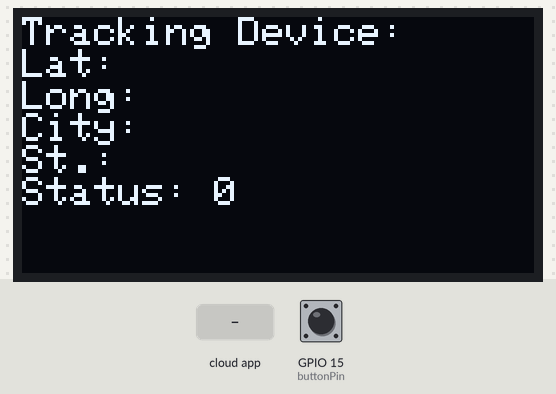
Simulated run of this sketch. Board: ESP32. On the bench: 128×64 one-colour display. The inputs (shaded band) are chosen by the test bench; at power-on: GPIO 15 (buttonPin) HIGH. WiFi joins after 1.5 s; servers stay silent unless stated; the Firebase database answers and starts empty; what the sketch prints to the serial monitor is not drawn.

Above: at 3.7 s.
3.8 s: the phone or cloud app sets latitude to 0
At 5.8 s:
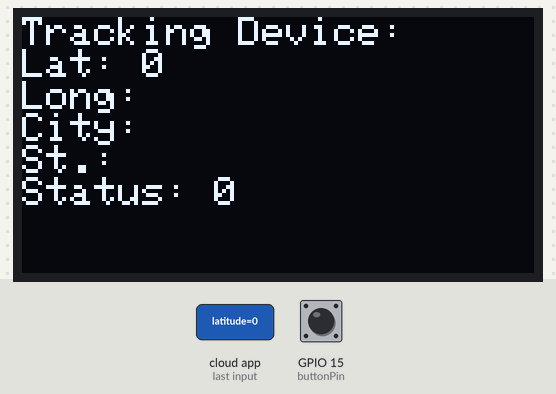
6.1 s: the phone or cloud app sets longitude to 0
At 8.3 s:
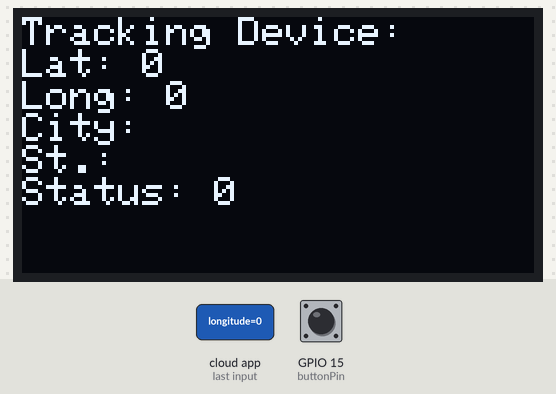
9.2 s: the phone or cloud app sets city to 0
At 11.8 s:
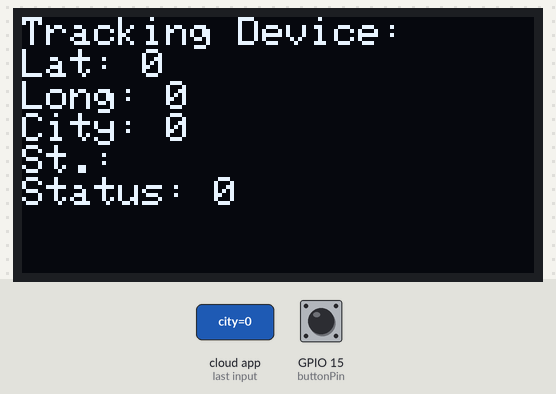
12.2 s: the phone or cloud app sets street to 0
At 15.0 s:
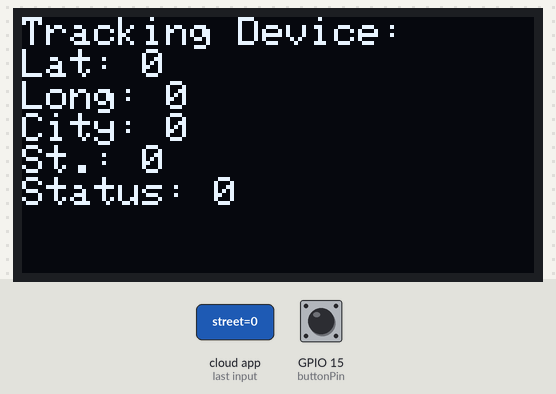
15.3 s: the phone or cloud app sets connected to 1
At 16.4 s:
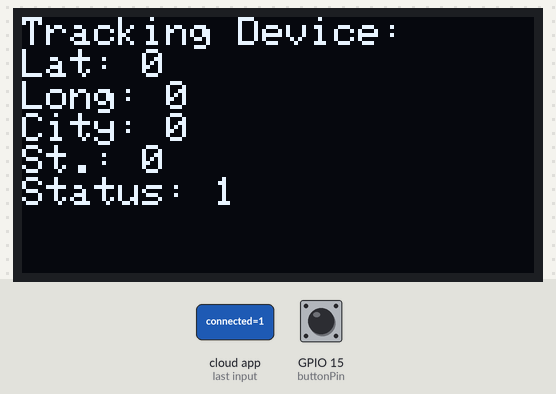
16.8 s: the phone or cloud app sets latitude to 1
At 19.8 s:
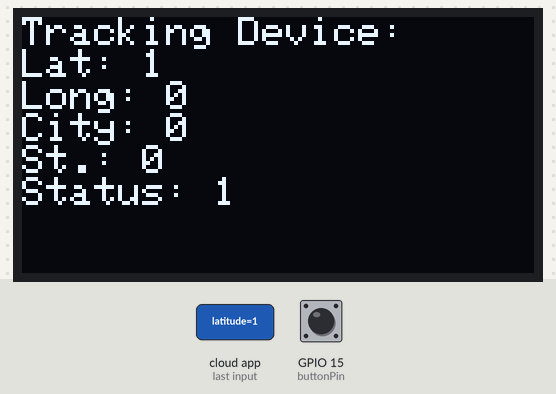
Timing chart, 0 to 20.9 s (numbered marks = the images above; inputs shaded):
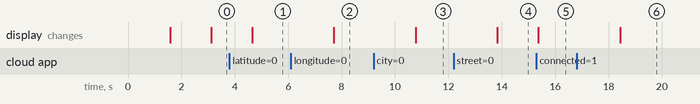

The sketch:

anti-theft-monitoring.ino
```cpp
#include <Wire.h>
#include <WiFi.h>
#include <WiFiUdp.h>
#include <FirebaseESP32.h>
#include <Adafruit_GFX.h>
#include <Adafruit_SSD1306.h>

#include <addons/TokenHelper.h>
#include <addons/RTDBHelper.h>

#define WIFI_SSID "il2wrk"
#define WIFI_PASSWORD "il2wrk2025"
#define API_KEY "AIzaSyBjhAuT0ozWZRXIEYXg3x97f6vAHJaKU5c"
#define DATABASE_URL "https://ucb-smart-irrigation-default-rtdb.firebaseio.com/"
#define USER_EMAIL "test@gmail.com"
#define USER_PASSWORD "test123"

#define SCREEN_WIDTH 128
#define SCREEN_HEIGHT 64

Adafruit_SSD1306 display(SCREEN_WIDTH, SCREEN_HEIGHT, &Wire, -1);

unsigned long prevMillis = 0;
#define buttonPin 15
#define BUZZER_PIN 16
bool buttonPressed = false;

FirebaseData fbdo;
FirebaseAuth auth;
FirebaseConfig config;

void initFirebase() {
    Serial.printf("Firebase Client v%s\n\n", FIREBASE_CLIENT_VERSION);

    config.api_key = API_KEY;
    auth.user.email = USER_EMAIL;
    auth.user.password = USER_PASSWORD;
    config.database_url = DATABASE_URL;
    config.token_status_callback = tokenStatusCallback;

    Firebase.reconnectWiFi(true);
    fbdo.setBSSLBufferSize(4096, 1024);
    Firebase.begin(&config, &auth);
    Firebase.setDoubleDigits(5);
}

void readSensor() {

  if (Firebase.ready()) {
    Serial.println("[DEBUG] pass here!");

    String latitude, longitude, city, street, connected;

    bool success = Firebase.getString(fbdo, "monitoring/latitude") &&
                   Firebase.getString(fbdo, "monitoring/longitude") &&
                   Firebase.getString(fbdo, "monitoring/city") &&
                   Firebase.getString(fbdo, "monitoring/street") &&
                   Firebase.getString(fbdo, "monitoring/connected");
    if (success) {
      Firebase.getString(fbdo, "monitoring/latitude");
      latitude = fbdo.stringData();
      Firebase.getString(fbdo, "monitoring/longitude");
      longitude = fbdo.stringData();
      Firebase.getString(fbdo, "monitoring/city");
      city = fbdo.stringData();
      Firebase.getString(fbdo, "monitoring/street");
      street = fbdo.stringData();
      Firebase.getString(fbdo, "monitoring/connected");
      connected = fbdo.stringData().toInt();

      display.clearDisplay();
      display.setCursor(0, 0);
      display.println("Tracking Device:");
      display.println("Lat: " + latitude);
      display.println("Long: " + longitude);
      display.println("City: " + city);
      display.println("St.: " + street);
      display.println("Status: " + connected);
      display.display();

      Serial.printf("Received from Firebase: Lat: %s | Long: %s | City: %s | Street: %s | Status: %s.\n",
          latitude.c_str(), longitude.c_str(), city.c_str(), street.c_str(), connected.c_str());

    } else {
      Serial.println("Failed to retrieve data from Firebase!");
      display.clearDisplay();
      display.setCursor(0, 10);
      display.println("Firebase Error!");
      display.display();
    }
  }
}


void setup() {
  Serial.begin(115200);
  Wire.begin(21, 22); // SDA, SCL for ESP32

  if (!display.begin(SSD1306_SWITCHCAPVCC, 0x3C)) {
    Serial.println(F("SSD1306 allocation failed"));
    for (;;);
  }
  display.clearDisplay();
  display.setTextSize(1);
  display.setTextColor(SSD1306_WHITE);
  display.setCursor(0, 10);
  display.println("Connecting to WiFi...");
  display.display();

  WiFi.begin(WIFI_SSID, WIFI_PASSWORD);

  if (WiFi.waitForConnectResult() != WL_CONNECTED) {
    Serial.println("WiFi connection failed!");
    return;
  }
  Serial.printf("WiFi Connected | IP: %s\n", WiFi.localIP().toString().c_str());
  display.clearDisplay();
  display.setCursor(0, 10);
  display.println("WiFi Connected!");
  display.display();

  pinMode(buttonPin, INPUT_PULLUP);
  initFirebase();
}


void loop() {
  if (millis() - prevMillis > 1500) {
    prevMillis = millis();
    Serial.println("[DEBUG] It goes here!!");
    readSensor();
  }

  if (digitalRead(buttonPin) == LOW && !buttonPressed) {
    buttonPressed = true;
    Serial.println("ALARM Sent!");
    delay(500);
    if(Firebase.ready()) {
      if(!Firebase.setString(fbdo, "monitoring/buzzer", "ON"))
        Serial.println("Failed to send firebase!");
    }
  } else if (digitalRead(buttonPin) == HIGH) {
    Serial.println("ALARM off!");
    buttonPressed = false;
  }
}
```

Measured:
- after the input at 3.8 s, the display: changes after 0.84 s (image 1)
- after the input at 6.1 s, the display: changes after 1.6 s (image 2)
- after the input at 9.2 s, the display: changes after 1.6 s (image 3)
- after the input at 12.2 s, the display: changes after 1.6 s (image 4)
- after the input at 15.3 s, the display: changes after 0.07 s (image 5)
- after the input at 16.8 s, the display: changes after 1.6 s (image 6)
